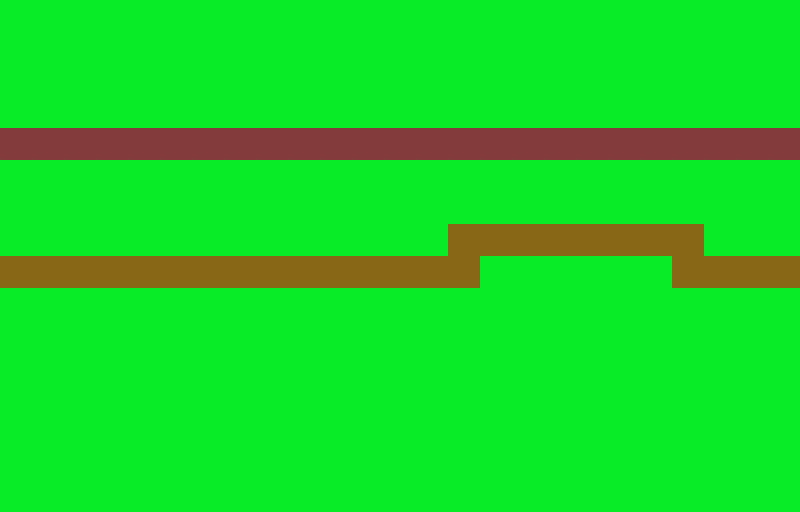

Rendered tile map (Tiled .tmx) drawn with the repository's tilesets; below, a short description and the full map source, tile grids included:
An orthogonal 25x16 tile map with 32x32 px tiles, 1 tile layer (visible).

<map version="1.0" orientation="orthogonal" renderorder="right-down" width="25" height="16" tilewidth="32" tileheight="32" nextobjectid="1">
 <tileset firstgid="1" name="Derp" tilewidth="32" tileheight="32" tilecount="6" columns="0">
  <properties>
   <property name="start" value="" />
  </properties>
  <tile id="0">
   <properties>
    <property name="can_build" value="False" />
    <property name="node" value="True" />
   </properties>
   <image width="32" height="32" source="../world/path1.png" />
  </tile>
  <tile id="1">
   <properties>
    <property name="can_build" value="True" />
    <property name="node" value="False" />
    <property name="node2" value="False" />
   </properties>
   <image width="32" height="32" source="../world/green.png" />
  </tile>
  <tile id="2">
   <properties>
    <property name="start" value="" />
   </properties>
   <image width="32" height="32" source="../world/start.png" />
  </tile>
  <tile id="3">
   <properties>
    <property name="end" value="" />
   </properties>
   <image width="32" height="32" source="../world/end.png" />
  </tile>
  <tile id="4">
   <properties>
    <property name="can_build" value="False" />
    <property name="node2" value="True" />
   </properties>
   <image width="32" height="32" source="../world/path2.png" />
  </tile>
  <tile id="5">
   <properties>
    <property name="can_build" value="False" />
    <property name="node3" value="True" />
   </properties>
   <image width="32" height="32" source="../world/path3.png" />
  </tile>
 </tileset>
 <layer name="visible" width="25" height="16">
  <data encoding="csv">
2,2,2,2,2,2,2,2,2,2,2,2,2,2,2,2,2,2,2,2,2,2,2,2,2,
2,2,2,2,2,2,2,2,2,2,2,2,2,2,2,2,2,2,2,2,2,2,2,2,2,
2,2,2,2,2,2,2,2,2,2,2,2,2,2,2,2,2,2,2,2,2,2,2,2,2,
2,2,2,2,2,2,2,2,2,2,2,2,2,2,2,2,2,2,2,2,2,2,2,2,2,
1,1,1,1,1,1,1,1,1,1,1,1,1,1,1,1,1,1,1,1,1,1,1,1,1,
2,2,2,2,2,2,2,2,2,2,2,2,2,2,2,2,2,2,2,2,2,2,2,2,2,
2,2,2,2,2,2,2,2,2,2,2,2,2,2,2,2,2,2,2,2,2,2,2,2,2,
2,2,2,2,2,2,2,2,2,2,2,2,2,2,5,5,5,5,5,5,5,5,2,2,2,
5,5,5,5,5,5,5,5,5,5,5,5,5,5,5,2,2,2,2,2,2,5,5,5,5,
2,2,2,2,2,2,2,2,2,2,2,2,2,2,2,2,2,2,2,2,2,2,2,2,2,
2,2,2,2,2,2,2,2,2,2,2,2,2,2,2,2,2,2,2,2,2,2,2,2,2,
2,2,2,2,2,2,2,2,2,2,2,2,2,2,2,2,2,2,2,2,2,2,2,2,2,
2,2,2,2,2,2,2,2,2,2,2,2,2,2,2,2,2,2,2,2,2,2,2,2,2,
2,2,2,2,2,2,2,2,2,2,2,2,2,2,2,2,2,2,2,2,2,2,2,2,2,
2,2,2,2,2,2,2,2,2,2,2,2,2,2,2,2,2,2,2,2,2,2,2,2,2,
2,2,2,2,2,2,2,2,2,2,2,2,2,2,2,2,2,2,2,2,2,2,2,2,2
</data>
 </layer>
</map>
